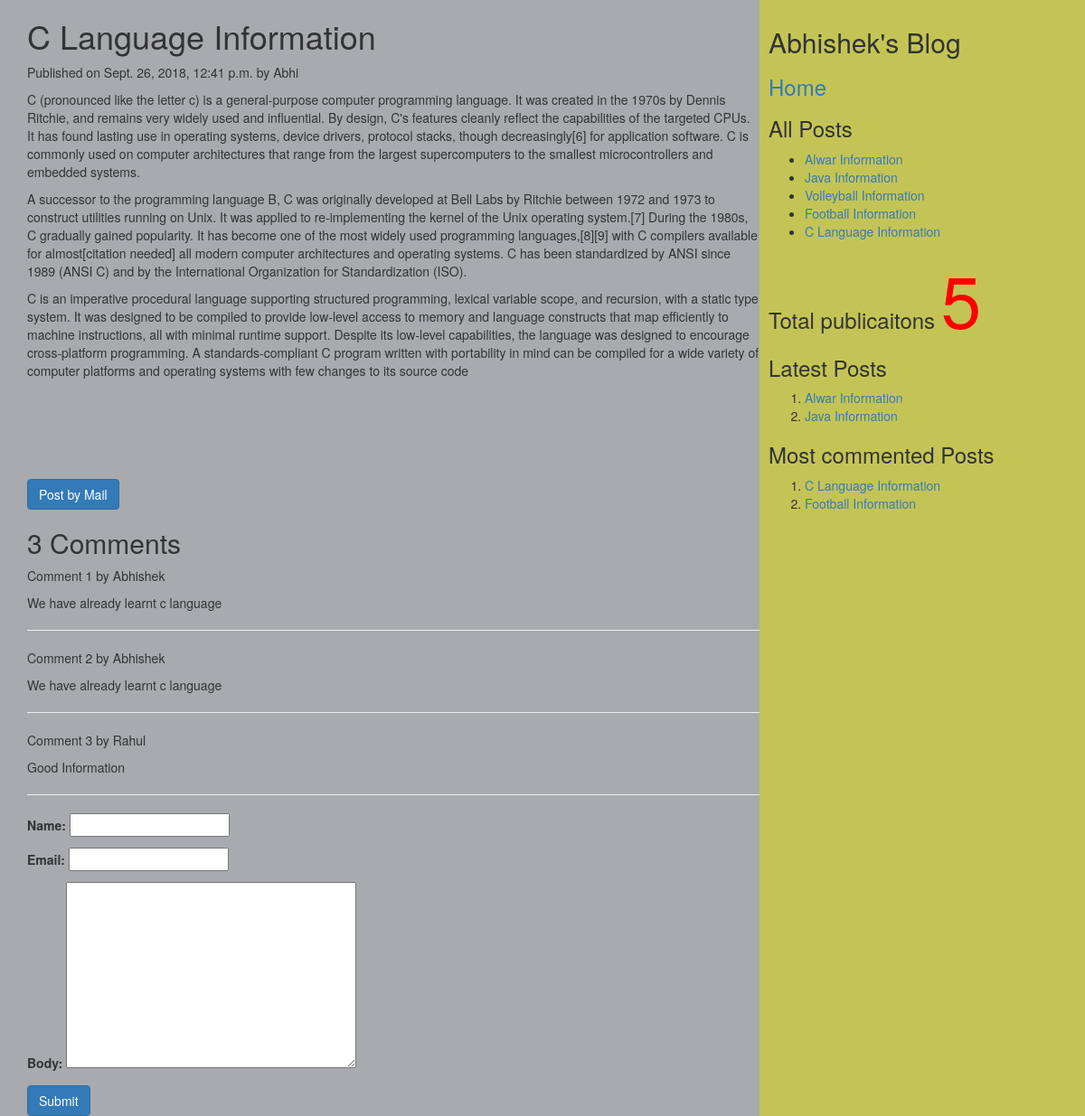
The page /2018/09/26/c-language-information/ on the database its author committed.
### myApp/models.py (models this page shows, shortened)
class Post(models.Model):
	tags=TaggableManager()
	STATUS_CHOICE=(('draft',"Draft"),('published','Published'))
	title=models.CharField(max_length=200)
	slug=models.SlugField(max_length=50,unique_for_date='publish')
	author=models.ForeignKey(User,related_name='blog_posts',on_delete=models.CASCADE)
	body=models.TextField()
	publish=models.DateTimeField(default=timezone.now)
	created=models.DateTimeField(auto_now_add=True)
	updated=models.DateTimeField(auto_now=True)
	status=models.CharField(max_length=20,choices=STATUS_CHOICE,default='draft')
	objects=CustomManager()
	class Meta:
		ordering=('-publish',) # single value tuple should end with comma
	def get_absolute_url(self):
		return reverse("post_detail",args=[self.publish.year,self.publish.strftime('%m'),self.publish.strftime('%d'),self.slug])

class Comment(models.Model):
	name=models.CharField(max_length=50,default="")
	post=models.ForeignKey(Post,related_name="comments",on_delete=models.CASCADE)
	email=models.EmailField()
	body=models.TextField(default="")
	created=models.DateTimeField(auto_now_add=True)
	updated=models.DateTimeField(auto_now=True)
	active=models.BooleanField(default=True)
	class Meta:
		ordering=('created',)

### myApp/views.py (the view, shortened to what this page needs)
# urls.py: re_path('(?P<year>\d{4})/(?P<month>\d{2})/(?P<day>\d{2})/(?P<post>[-\w]+)/',post_detail_view,name='post_detail'),
def post_detail_view(request,year,month,day,post): # post in this this is slug
	post=get_object_or_404(Post,slug=post,publish__year=year,publish__month=month,publish__day=day)
	comments=post.comments.filter(active=True)
	csubmit=False
	form=CommentForm()
	d={'post':post,'form':form,'csubmit':csubmit,'comments':comments}
	return render(request,'myApp/post_detail.html',d)

### myApp/forms.py
class CommentForm(forms.ModelForm):
	class Meta:
		model=Comment
		fields=('name','email','body')

### myApp/models.py (called while the page is built)
	def get_queryset(self):
		return super().get_queryset().filter(status='published')

### myApp/templatetags/mytags.py (called while the page is built)
@register.simple_tag
def total_posts():
	return Post.objects.count()

@register.inclusion_tag('myApp/latest_post.html')
def show_latest_posts(count=3):
	latest_post=Post.objects.order_by('-publish')[:count]
	return {'latest_post':latest_post}

@register.simple_tag
def get_most_commented_post(count=2):
	return Post.objects.annotate(total_comments=Count('comments')).order_by('-total_comments')[:count]

@register.simple_tag()
def all_post():
	return Post.objects.all()

### templates/myApp/post_detail.html (shortened to what this page needs)
<!DOCTYPE html>
<html>
{%extends 'myApp/parent.html'%}
	{%block content_block%}
		<h1>{{post.title}}</h1>
		<p> Published on {{post.publish}} by {{post.author|title}}</p>
		{{post.body|linebreaks}}
		<br><br><br><br><br>
		<a href="/{{post.id}}/share" class="btn btn-primary">Post by Mail</a>
		{%with comments.count as comments_count%}
			<h2>{{comments_count}} Comment{{comments_count|pluralize}}</h2>
		{%endwith%}
		{%if comments%}
			{%for c in comments%}
				<p>Comment {{forloop.counter}} by {{c.name}}</p>
				<div>{{c.body|linebreaks}}</div>
				<hr>
			{%endfor%}
		{%else%}
			<p style="color: blue; font-size: 15px; font-style: italic; border-bottom: 2px red solid;">There are no comments</p>
		{%endif%}
		{%if csubmit%}
			<h2>Thank you.. Your comment has been added successfully!!</h2>
		{%else%}
			<form method='post'>
				{{form.as_p}}
				<input type="submit" class="btn btn-primary" value="Submit">
			</form>
		{%endif%}
	{%endblock%}

### templates/myApp/parent.html (shortened to what this page needs)
{%load mytags%}
<!DOCTYPE html>
<html style="height: 100%;">
<head>
	<link rel="stylesheet" href="https://cdn.jsdelivr.net/npm/bootstrap@3.3.7/dist/css/bootstrap.min.css">
</head>
<body>
	<div class="content" style="width: 70%; float:left; background-color: #a8aaad; 	height: 100% ; padding: 0 0 0 30px;" >
		{%block content_block%}
		{%endblock%}
	</div>
	<div class="sidebar" style="width:30%; float:right; background-color:#c4c456; height: 100%; padding: 10px;">
		<h2>Abhishek's Blog</h2>
		<h3><a href="/">Home</a></h3>
		<h3>All Posts</h3>
		{%all_post as all_p%}
		<ul>
			{%for post in all_p%}
				<li><a href="{{post.get_absolute_url}}">{{post.title|title}}</a></li>
			{%endfor%}
		</ul>
		<h3>
			Total publicaitons
			<span style="color: red; font-size: 80px;">
				{%total_posts%}
			</span>
		</h3>
		<h3>Latest Posts</h3>
		{%show_latest_posts 2%}
		<h3>Most commented Posts</h3>
		{%get_most_commented_post as m%}
		<ol>
			{%for post in m%}
				<li><a href="{{post.get_absolute_url}}">{{post.title}}</a></li>
			{%endfor%}
		</ol>
	</div>
</body>
</html>

### templates/myApp/latest_post.html
<!DOCTYPE html>
<html>
<body>
	<ol>
		{%for post in latest_post%}
		<li><a href="{{post.get_absolute_url}}">{{post.title}}</a></li>
		{%endfor%}
	</ol>
</body>
</html>

### templates/myApp/parent.html (style rules this page uses)
html,body { height: 100%; }

### rows shown on the page
Post: title "C Language Information", publish "Sept. 26, 2018, 12:41 p.m.", author "Abhi", body "C (pronounced like the letter c) is a general-purpose computer programming language. It was created in the 1970s by Dennis Ritchie, and remains very widely used and influential. By design, C's features cleanly reflect the capabilities of the targeted CPUs. It has found lasting use in operating systems, device drivers, protocol stacks, though decreasingly[6] for application software. C is commonly used on computer architectures that range from the largest supercomputers to the smallest microcontrollers and embedded systems. A successor to the programming language B, C was originally developed at Bell Labs by Ritchie between 1972 and 1973 to construct utilities running on Unix. It was applied…"
Comment: name "Abhishek", body "We have already learnt c language"
Comment: name "Abhishek", body "We have already learnt c language"
Comment: name "Rahul", body "Good Information"
Post: title "Alwar Information"
Post: title "Java Information"
Post: title "Volleyball Information"
Post: title "Football Information"

### other values the page prints
{{ comments_count }} "3"
